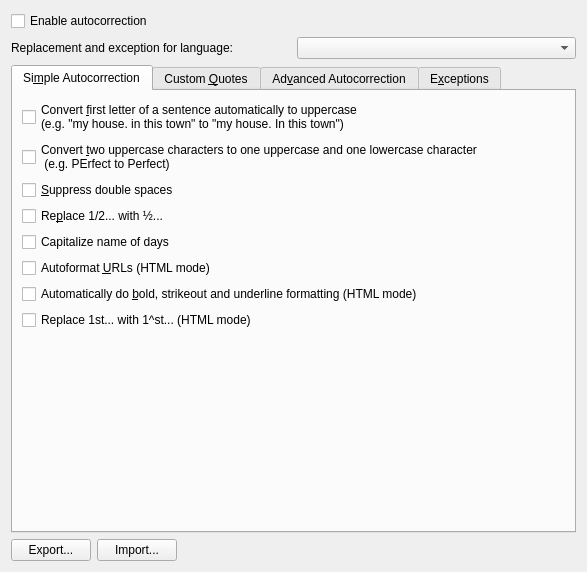
<?xml version="1.0" encoding="UTF-8"?>
<ui version="4.0">
 <class>AutoCorrectionWidget</class>
 <widget class="QWidget" name="AutoCorrectionWidget">
  <property name="geometry">
   <rect>
    <x>0</x>
    <y>0</y>
    <width>587</width>
    <height>572</height>
   </rect>
  </property>
  <layout class="QGridLayout" name="gridLayout">
   <item row="0" column="0">
    <widget class="QCheckBox" name="enabledAutocorrection">
     <property name="text">
      <string>Enable autocorrection</string>
     </property>
    </widget>
   </item>
   <item row="1" column="0">
    <layout class="QHBoxLayout" name="horizontalLayout">
     <item>
      <widget class="QLabel" name="label">
       <property name="text">
        <string>Replacement and exception for language:</string>
       </property>
      </widget>
     </item>
     <item>
      <widget class="PimCommon::AutoCorrectionLanguage" name="autocorrectionLanguage"/>
     </item>
    </layout>
   </item>
   <item row="2" column="0">
    <widget class="QTabWidget" name="tabWidget">
     <property name="currentIndex">
      <number>0</number>
     </property>
     <widget class="QWidget" name="tab_1">
      <attribute name="title">
       <string>Si&amp;mple Autocorrection</string>
      </attribute>
      <layout class="QVBoxLayout" name="verticalLayout_3">
       <item>
        <widget class="QCheckBox" name="upperCase">
         <property name="whatsThis">
          <string>Detect when a new sentence is started and always ensure that the first character is an uppercase character</string>
         </property>
         <property name="text">
          <string>Convert &amp;first letter of a sentence automatically to uppercase
(e.g. &quot;my house. in this town&quot; to &quot;my house. In this town&quot;)</string>
         </property>
        </widget>
       </item>
       <item>
        <widget class="QCheckBox" name="upperUpper">
         <property name="toolTip">
          <string/>
         </property>
         <property name="whatsThis">
          <string>All words are checked for the common mistake of holding the shift key down a bit too long. If some words must have two uppercase characters, then those exceptions should be added in the 'Exceptions' tab.</string>
         </property>
         <property name="text">
          <string>Convert &amp;two uppercase characters to one uppercase and one lowercase character
 (e.g. PErfect to Perfect)</string>
         </property>
        </widget>
       </item>
       <item>
        <widget class="QCheckBox" name="ignoreDoubleSpace">
         <property name="whatsThis">
          <string>Make sure that more than one space cannot be typed, as this is a common mistake which is quite hard to find in formatted text.</string>
         </property>
         <property name="text">
          <string>&amp;Suppress double spaces</string>
         </property>
        </widget>
       </item>
       <item>
        <widget class="QCheckBox" name="autoReplaceNumber">
         <property name="whatsThis">
          <string>Most standard fraction notations will be converted when available</string>
         </property>
         <property name="text">
          <string>Re&amp;place 1/2... with ½...</string>
         </property>
        </widget>
       </item>
       <item>
        <widget class="QCheckBox" name="capitalizeDaysName">
         <property name="text">
          <string>Capitalize name of days</string>
         </property>
        </widget>
       </item>
       <item>
        <widget class="QCheckBox" name="autoFormatUrl">
         <property name="whatsThis">
          <string>Detect when a URL (Uniform Resource Locator) is typed and provide formatting that matches the way an Internet browser would show a URL.</string>
         </property>
         <property name="text">
          <string>Autoformat &amp;URLs (HTML mode)</string>
         </property>
        </widget>
       </item>
       <item>
        <widget class="QCheckBox" name="autoChangeFormat">
         <property name="whatsThis">
          <string>When you use _underline_ or *bold*, the text between the underscores or asterisks will be converted to underlined or bold text.</string>
         </property>
         <property name="text">
          <string>Automatically do &amp;bold, strikeout and underline formatting (HTML mode)</string>
         </property>
        </widget>
       </item>
       <item>
        <widget class="QCheckBox" name="autoSuperScript">
         <property name="text">
          <string>Replace 1st... with 1^st... (HTML mode)</string>
         </property>
        </widget>
       </item>
       <item>
        <spacer>
         <property name="orientation">
          <enum>Qt::Vertical</enum>
         </property>
         <property name="sizeHint" stdset="0">
          <size>
           <width>20</width>
           <height>40</height>
          </size>
         </property>
        </spacer>
       </item>
      </layout>
     </widget>
     <widget class="QWidget" name="tab_2">
      <attribute name="title">
       <string>Custom &amp;Quotes</string>
      </attribute>
      <layout class="QGridLayout" name="_3">
       <item row="2" column="0" colspan="2">
        <widget class="QCheckBox" name="typographicSingleQuotes">
         <property name="text">
          <string>Replace &amp;single quotes with typographical quotes</string>
         </property>
        </widget>
       </item>
       <item row="0" column="0" colspan="2">
        <widget class="QCheckBox" name="typographicDoubleQuotes">
         <property name="text">
          <string>Replace &amp;double quotes with typographical quotes</string>
         </property>
        </widget>
       </item>
       <item row="1" column="0">
        <layout class="QHBoxLayout" name="_4">
         <property name="spacing">
          <number>0</number>
         </property>
         <property name="leftMargin">
          <number>20</number>
         </property>
         <item>
          <widget class="QPushButton" name="doubleQuote1">
           <property name="text">
            <string/>
           </property>
          </widget>
         </item>
         <item>
          <widget class="QPushButton" name="doubleQuote2">
           <property name="text">
            <string/>
           </property>
          </widget>
         </item>
        </layout>
       </item>
       <item row="1" column="1">
        <layout class="QHBoxLayout" name="_5">
         <item>
          <widget class="QPushButton" name="doubleDefault">
           <property name="text">
            <string>Default</string>
           </property>
          </widget>
         </item>
         <item>
          <spacer>
           <property name="orientation">
            <enum>Qt::Horizontal</enum>
           </property>
           <property name="sizeHint" stdset="0">
            <size>
             <width>40</width>
             <height>20</height>
            </size>
           </property>
          </spacer>
         </item>
        </layout>
       </item>
       <item row="3" column="0">
        <layout class="QHBoxLayout" name="_6">
         <property name="spacing">
          <number>0</number>
         </property>
         <property name="leftMargin">
          <number>20</number>
         </property>
         <item>
          <widget class="QPushButton" name="singleQuote1">
           <property name="text">
            <string/>
           </property>
          </widget>
         </item>
         <item>
          <widget class="QPushButton" name="singleQuote2">
           <property name="text">
            <string/>
           </property>
          </widget>
         </item>
        </layout>
       </item>
       <item row="3" column="1">
        <layout class="QHBoxLayout" name="_7">
         <item>
          <widget class="QPushButton" name="singleDefault">
           <property name="text">
            <string>Default</string>
           </property>
          </widget>
         </item>
         <item>
          <spacer>
           <property name="orientation">
            <enum>Qt::Horizontal</enum>
           </property>
           <property name="sizeHint" stdset="0">
            <size>
             <width>40</width>
             <height>20</height>
            </size>
           </property>
          </spacer>
         </item>
        </layout>
       </item>
       <item row="5" column="1">
        <spacer>
         <property name="orientation">
          <enum>Qt::Vertical</enum>
         </property>
         <property name="sizeHint" stdset="0">
          <size>
           <width>20</width>
           <height>40</height>
          </size>
         </property>
        </spacer>
       </item>
       <item row="4" column="0" colspan="2">
        <widget class="QCheckBox" name="addNonBreakingSpaceInFrench">
         <property name="text">
          <string>Add non breaking space before specific punctuation marks in French text</string>
         </property>
        </widget>
       </item>
      </layout>
     </widget>
     <widget class="QWidget" name="tab_3">
      <attribute name="title">
       <string>Ad&amp;vanced Autocorrection</string>
      </attribute>
      <layout class="QGridLayout" name="_8">
       <item row="1" column="1" rowspan="2">
        <layout class="QVBoxLayout" name="_11">
         <item>
          <widget class="QPushButton" name="addButton">
           <property name="enabled">
            <bool>false</bool>
           </property>
           <property name="text">
            <string>&amp;Add</string>
           </property>
          </widget>
         </item>
         <item>
          <widget class="QPushButton" name="removeButton">
           <property name="enabled">
            <bool>false</bool>
           </property>
           <property name="text">
            <string>Remove</string>
           </property>
          </widget>
         </item>
         <item>
          <spacer>
           <property name="orientation">
            <enum>Qt::Vertical</enum>
           </property>
           <property name="sizeHint" stdset="0">
            <size>
             <width>20</width>
             <height>40</height>
            </size>
           </property>
          </spacer>
         </item>
        </layout>
       </item>
       <item row="0" column="0">
        <widget class="QCheckBox" name="advancedAutocorrection">
         <property name="text">
          <string>&amp;Enable word replacement</string>
         </property>
        </widget>
       </item>
       <item row="1" column="0">
        <layout class="QHBoxLayout" name="_10">
         <item>
          <widget class="QLabel" name="findLabel">
           <property name="text">
            <string>&amp;Find</string>
           </property>
           <property name="buddy">
            <cstring>find</cstring>
           </property>
          </widget>
         </item>
         <item>
          <widget class="KLineEdit" name="find">
           <property name="trapEnterKeyEvent" stdset="0">
            <bool>true</bool>
           </property>
           <property name="showClearButton" stdset="0">
            <bool>true</bool>
           </property>
          </widget>
         </item>
         <item>
          <widget class="QLabel" name="replaceLabel">
           <property name="text">
            <string>Re&amp;place</string>
           </property>
           <property name="buddy">
            <cstring>replace</cstring>
           </property>
          </widget>
         </item>
         <item>
          <widget class="KLineEdit" name="replace">
           <property name="trapEnterKeyEvent" stdset="0">
            <bool>true</bool>
           </property>
           <property name="showClearButton" stdset="0">
            <bool>true</bool>
           </property>
          </widget>
         </item>
        </layout>
       </item>
       <item row="2" column="0">
        <widget class="PimCommon::AutoCorrectionTreeWidget" name="treeWidget">
         <property name="editTriggers">
          <set>QAbstractItemView::NoEditTriggers</set>
         </property>
         <property name="alternatingRowColors">
          <bool>true</bool>
         </property>
         <property name="selectionMode">
          <enum>QAbstractItemView::ExtendedSelection</enum>
         </property>
         <property name="selectionBehavior">
          <enum>QAbstractItemView::SelectRows</enum>
         </property>
         <property name="rootIsDecorated">
          <bool>false</bool>
         </property>
         <column>
          <property name="text">
           <string>Find</string>
          </property>
         </column>
         <column>
          <property name="text">
           <string>Replace</string>
          </property>
         </column>
        </widget>
       </item>
      </layout>
     </widget>
     <widget class="QWidget" name="tab_4">
      <attribute name="title">
       <string>E&amp;xceptions</string>
      </attribute>
      <layout class="QVBoxLayout" name="verticalLayout">
       <item>
        <layout class="QGridLayout" name="gridLayout_3">
         <item row="0" column="0" colspan="2">
          <widget class="QLabel" name="label_4">
           <property name="text">
            <string>Do not treat as the end of a sentence:</string>
           </property>
          </widget>
         </item>
         <item row="1" column="0">
          <widget class="KLineEdit" name="abbreviation">
           <property name="trapEnterKeyEvent" stdset="0">
            <bool>true</bool>
           </property>
           <property name="showClearButton" stdset="0">
            <bool>true</bool>
           </property>
          </widget>
         </item>
         <item row="1" column="1" rowspan="2">
          <layout class="QVBoxLayout" name="_14">
           <item>
            <widget class="QPushButton" name="add1">
             <property name="text">
              <string>&amp;Add</string>
             </property>
            </widget>
           </item>
           <item>
            <widget class="QPushButton" name="remove1">
             <property name="text">
              <string>R&amp;emove</string>
             </property>
            </widget>
           </item>
           <item>
            <spacer>
             <property name="orientation">
              <enum>Qt::Vertical</enum>
             </property>
             <property name="sizeHint" stdset="0">
              <size>
               <width>20</width>
               <height>40</height>
              </size>
             </property>
            </spacer>
           </item>
          </layout>
         </item>
         <item row="2" column="0">
          <widget class="PimCommon::AutoCorrectionListWidget" name="abbreviationList">
           <property name="sizePolicy">
            <sizepolicy hsizetype="Expanding" vsizetype="Maximum">
             <horstretch>0</horstretch>
             <verstretch>0</verstretch>
            </sizepolicy>
           </property>
           <property name="selectionMode">
            <enum>QAbstractItemView::ExtendedSelection</enum>
           </property>
           <property name="sortingEnabled">
            <bool>true</bool>
           </property>
          </widget>
         </item>
        </layout>
       </item>
       <item>
        <layout class="QGridLayout" name="gridLayout_2">
         <item row="0" column="0">
          <widget class="QLabel" name="label_5">
           <property name="text">
            <string>Accept two uppercase letters in:</string>
           </property>
          </widget>
         </item>
         <item row="1" column="0">
          <widget class="KLineEdit" name="twoUpperLetter">
           <property name="trapEnterKeyEvent" stdset="0">
            <bool>true</bool>
           </property>
           <property name="showClearButton" stdset="0">
            <bool>true</bool>
           </property>
          </widget>
         </item>
         <item row="1" column="1" rowspan="2">
          <layout class="QVBoxLayout" name="_16">
           <item>
            <widget class="QPushButton" name="add2">
             <property name="text">
              <string>Add</string>
             </property>
            </widget>
           </item>
           <item>
            <widget class="QPushButton" name="remove2">
             <property name="text">
              <string>Remove</string>
             </property>
            </widget>
           </item>
           <item>
            <spacer>
             <property name="orientation">
              <enum>Qt::Vertical</enum>
             </property>
             <property name="sizeHint" stdset="0">
              <size>
               <width>20</width>
               <height>40</height>
              </size>
             </property>
            </spacer>
           </item>
          </layout>
         </item>
         <item row="2" column="0">
          <widget class="PimCommon::AutoCorrectionListWidget" name="twoUpperLetterList">
           <property name="sizePolicy">
            <sizepolicy hsizetype="Expanding" vsizetype="Maximum">
             <horstretch>0</horstretch>
             <verstretch>0</verstretch>
            </sizepolicy>
           </property>
           <property name="selectionMode">
            <enum>QAbstractItemView::ExtendedSelection</enum>
           </property>
           <property name="sortingEnabled">
            <bool>true</bool>
           </property>
          </widget>
         </item>
        </layout>
       </item>
      </layout>
     </widget>
    </widget>
   </item>
   <item row="3" column="0">
    <layout class="QHBoxLayout" name="horizontalLayout_2">
     <item>
      <widget class="QPushButton" name="exportAutoCorrection">
       <property name="text">
        <string>Export...</string>
       </property>
      </widget>
     </item>
     <item>
      <widget class="QPushButton" name="importAutoCorrection">
       <property name="text">
        <string>Import...</string>
       </property>
      </widget>
     </item>
     <item>
      <spacer name="horizontalSpacer">
       <property name="orientation">
        <enum>Qt::Horizontal</enum>
       </property>
       <property name="sizeHint" stdset="0">
        <size>
         <width>469</width>
         <height>20</height>
        </size>
       </property>
      </spacer>
     </item>
    </layout>
   </item>
  </layout>
 </widget>
 <customwidgets>
  <customwidget>
   <class>KComboBox</class>
   <extends>QComboBox</extends>
   <header>kcombobox.h</header>
  </customwidget>
  <customwidget>
   <class>KLineEdit</class>
   <extends>QLineEdit</extends>
   <header>klineedit.h</header>
  </customwidget>
  <customwidget>
   <class>PimCommon::AutoCorrectionListWidget</class>
   <extends>QListWidget</extends>
   <header>autocorrection/autocorrectionlistwidget.h</header>
  </customwidget>
  <customwidget>
   <class>PimCommon::AutoCorrectionTreeWidget</class>
   <extends>QTreeWidget</extends>
   <header>autocorrection/autocorrectiontreewidget.h</header>
  </customwidget>
  <customwidget>
   <class>PimCommon::AutoCorrectionLanguage</class>
   <extends>KComboBox</extends>
   <header>autocorrection/autocorrectionlanguage.h</header>
  </customwidget>
 </customwidgets>
 <resources/>
 <connections/>
</ui>
